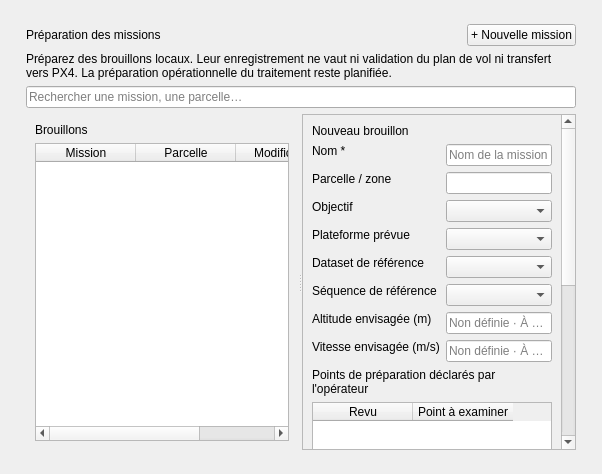
<?xml version="1.0" encoding="UTF-8"?>
<ui version="4.0">
 <class>MissionsPage</class>
 <widget class="QWidget" name="MissionsPage">
  <layout class="QVBoxLayout" name="pageLayout" stretch="1">
   <property name="spacing"><number>16</number></property>
   <property name="leftMargin"><number>26</number></property><property name="topMargin"><number>24</number></property><property name="rightMargin"><number>26</number></property><property name="bottomMargin"><number>24</number></property>
   <item><widget class="QStackedWidget" name="sectionsStack">
    <widget class="QWidget" name="preparationSection">
     <layout class="QVBoxLayout" name="preparationLayout" stretch="0,0,0,1">
      <property name="leftMargin"><number>0</number></property><property name="topMargin"><number>0</number></property><property name="rightMargin"><number>0</number></property><property name="bottomMargin"><number>0</number></property>
      <item><layout class="QHBoxLayout" name="preparationHeader">
       <item><widget class="QLabel" name="preparationHeading"><property name="sizePolicy"><sizepolicy hsizetype="Preferred" vsizetype="Maximum"><horstretch>0</horstretch><verstretch>0</verstretch></sizepolicy></property><property name="text"><string>Préparation des missions</string></property><property name="role" stdset="0"><string>pageTitle</string></property><property name="wordWrap"><bool>true</bool></property></widget></item>
       <item><spacer name="preparationSpacer"><property name="orientation"><enum>Qt::Horizontal</enum></property><property name="sizeHint"><size><width>40</width><height>20</height></size></property></spacer></item>
       <item><widget class="QPushButton" name="newMissionButton"><property name="text"><string>+ Nouvelle mission</string></property><property name="role" stdset="0"><string>primary</string></property></widget></item>
      </layout></item>
      <item><widget class="QLabel" name="draftNotice"><property name="sizePolicy"><sizepolicy hsizetype="Preferred" vsizetype="Maximum"><horstretch>0</horstretch><verstretch>0</verstretch></sizepolicy></property><property name="text"><string>Préparez des brouillons locaux. Leur enregistrement ne vaut ni validation du plan de vol ni transfert vers PX4. La préparation opérationnelle du traitement reste planifiée.</string></property><property name="wordWrap"><bool>true</bool></property></widget></item>
      <item><widget class="QLineEdit" name="missionSearchEdit"><property name="placeholderText"><string>Rechercher une mission, une parcelle…</string></property><property name="clearButtonEnabled"><bool>true</bool></property></widget></item>
      <item><widget class="QSplitter" name="missionSplitter"><property name="orientation"><enum>Qt::Horizontal</enum></property>
       <widget class="QFrame" name="missionListPanel"><property name="panel" stdset="0"><bool>true</bool></property><layout class="QVBoxLayout" name="missionListLayout" stretch="0,1">
        <item><widget class="QLabel" name="missionCountLabel"><property name="sizePolicy"><sizepolicy hsizetype="Preferred" vsizetype="Maximum"><horstretch>0</horstretch><verstretch>0</verstretch></sizepolicy></property><property name="text"><string>Brouillons</string></property><property name="wordWrap"><bool>true</bool></property></widget></item>
        <item><widget class="QTableWidget" name="missionsTable"><property name="editTriggers"><set>QAbstractItemView::NoEditTriggers</set></property><property name="selectionMode"><enum>QAbstractItemView::SingleSelection</enum></property><property name="selectionBehavior"><enum>QAbstractItemView::SelectRows</enum></property>
         <column><property name="text"><string>Mission</string></property></column><column><property name="text"><string>Parcelle</string></property></column><column><property name="text"><string>Modification</string></property></column>
        </widget></item>
       </layout></widget>
       <widget class="QScrollArea" name="missionEditorScroll"><property name="widgetResizable"><bool>true</bool></property>
        <widget class="QWidget" name="missionEditorPanel"><property name="panel" stdset="0"><bool>true</bool></property><layout class="QVBoxLayout" name="missionEditorLayout" stretch="0,0,0,1,0,0,0">
         <item><widget class="QLabel" name="missionEditorTitle"><property name="sizePolicy"><sizepolicy hsizetype="Preferred" vsizetype="Maximum"><horstretch>0</horstretch><verstretch>0</verstretch></sizepolicy></property><property name="text"><string>Nouveau brouillon</string></property><property name="role" stdset="0"><string>sectionTitle</string></property><property name="wordWrap"><bool>true</bool></property></widget></item>
         <item><layout class="QFormLayout" name="missionForm">
          <item row="0" column="0"><widget class="QLabel" name="missionNameLabel"><property name="sizePolicy"><sizepolicy hsizetype="Preferred" vsizetype="Maximum"><horstretch>0</horstretch><verstretch>0</verstretch></sizepolicy></property><property name="text"><string>Nom *</string></property><property name="wordWrap"><bool>true</bool></property></widget></item><item row="0" column="1"><widget class="QLineEdit" name="missionNameEdit"><property name="placeholderText"><string>Nom de la mission</string></property></widget></item>
          <item row="1" column="0"><widget class="QLabel" name="missionParcelLabel"><property name="sizePolicy"><sizepolicy hsizetype="Preferred" vsizetype="Maximum"><horstretch>0</horstretch><verstretch>0</verstretch></sizepolicy></property><property name="text"><string>Parcelle / zone</string></property><property name="wordWrap"><bool>true</bool></property></widget></item><item row="1" column="1"><widget class="QLineEdit" name="missionParcelEdit"/></item>
          <item row="2" column="0"><widget class="QLabel" name="missionOperationLabel"><property name="sizePolicy"><sizepolicy hsizetype="Preferred" vsizetype="Maximum"><horstretch>0</horstretch><verstretch>0</verstretch></sizepolicy></property><property name="text"><string>Objectif</string></property><property name="wordWrap"><bool>true</bool></property></widget></item><item row="2" column="1"><widget class="QComboBox" name="missionOperationCombo"/></item>
          <item row="3" column="0"><widget class="QLabel" name="missionDroneLabel"><property name="sizePolicy"><sizepolicy hsizetype="Preferred" vsizetype="Maximum"><horstretch>0</horstretch><verstretch>0</verstretch></sizepolicy></property><property name="text"><string>Plateforme prévue</string></property><property name="wordWrap"><bool>true</bool></property></widget></item><item row="3" column="1"><widget class="QComboBox" name="missionDroneCombo"/></item>
          <item row="4" column="0"><widget class="QLabel" name="missionDatasetLabel"><property name="sizePolicy"><sizepolicy hsizetype="Preferred" vsizetype="Maximum"><horstretch>0</horstretch><verstretch>0</verstretch></sizepolicy></property><property name="text"><string>Dataset de référence</string></property><property name="wordWrap"><bool>true</bool></property></widget></item><item row="4" column="1"><widget class="QComboBox" name="missionDatasetCombo"/></item>
          <item row="5" column="0"><widget class="QLabel" name="missionSequenceLabel"><property name="sizePolicy"><sizepolicy hsizetype="Preferred" vsizetype="Maximum"><horstretch>0</horstretch><verstretch>0</verstretch></sizepolicy></property><property name="text"><string>Séquence de référence</string></property><property name="wordWrap"><bool>true</bool></property></widget></item><item row="5" column="1"><widget class="QComboBox" name="missionSequenceCombo"/></item>
          <item row="6" column="0"><widget class="QLabel" name="missionAltitudeLabel"><property name="sizePolicy"><sizepolicy hsizetype="Preferred" vsizetype="Maximum"><horstretch>0</horstretch><verstretch>0</verstretch></sizepolicy></property><property name="text"><string>Altitude envisagée (m)</string></property><property name="wordWrap"><bool>true</bool></property></widget></item><item row="6" column="1"><widget class="QLineEdit" name="missionAltitudeEdit"><property name="placeholderText"><string>Non définie · À valider</string></property></widget></item>
          <item row="7" column="0"><widget class="QLabel" name="missionSpeedLabel"><property name="sizePolicy"><sizepolicy hsizetype="Preferred" vsizetype="Maximum"><horstretch>0</horstretch><verstretch>0</verstretch></sizepolicy></property><property name="text"><string>Vitesse envisagée (m/s)</string></property><property name="wordWrap"><bool>true</bool></property></widget></item><item row="7" column="1"><widget class="QLineEdit" name="missionSpeedEdit"><property name="placeholderText"><string>Non définie · À valider</string></property></widget></item>
         </layout></item>
         <item><widget class="QLabel" name="missionChecklistLabel"><property name="sizePolicy"><sizepolicy hsizetype="Preferred" vsizetype="Maximum"><horstretch>0</horstretch><verstretch>0</verstretch></sizepolicy></property><property name="text"><string>Points de préparation déclarés par l'opérateur</string></property><property name="wordWrap"><bool>true</bool></property></widget></item>
         <item><widget class="QTableWidget" name="missionChecklistTable"><property name="minimumSize"><size><width>0</width><height>135</height></size></property><column><property name="text"><string>Revu</string></property></column><column><property name="text"><string>Point à examiner</string></property></column></widget></item>
         <item><widget class="QPlainTextEdit" name="missionNotesEdit"><property name="placeholderText"><string>Notes, contraintes, observations et réserves…</string></property><property name="maximumSize"><size><width>16777215</width><height>110</height></size></property></widget></item>
         <item><layout class="QHBoxLayout" name="missionActions"><item><widget class="QPushButton" name="saveMissionButton"><property name="text"><string>Enregistrer le brouillon</string></property><property name="role" stdset="0"><string>primary</string></property></widget></item><item><widget class="QPushButton" name="missionBenchButton"><property name="text"><string>Préparer un banc</string></property><property name="toolTip"><string>Ouvre la configuration d'un essai hors vol avec le dataset de référence.</string></property></widget></item></layout></item>
         <item><widget class="QLabel" name="missionStatusLabel"><property name="sizePolicy"><sizepolicy hsizetype="Preferred" vsizetype="Maximum"><horstretch>0</horstretch><verstretch>0</verstretch></sizepolicy></property><property name="text"><string>Aucun brouillon enregistré.</string></property><property name="wordWrap"><bool>true</bool></property></widget></item>
        </layout></widget>
       </widget>
      </widget></item>
     </layout>
    </widget>
    <widget class="QWidget" name="supervisionSection"><layout class="QVBoxLayout" name="supervisionLayout" stretch="0,0,1,0,0">
     <property name="leftMargin"><number>0</number></property><property name="topMargin"><number>0</number></property><property name="rightMargin"><number>0</number></property><property name="bottomMargin"><number>0</number></property>
     <item><widget class="QLabel" name="supervisionHeading"><property name="sizePolicy"><sizepolicy hsizetype="Preferred" vsizetype="Maximum"><horstretch>0</horstretch><verstretch>0</verstretch></sizepolicy></property><property name="text"><string>Supervision</string></property><property name="role" stdset="0"><string>pageTitle</string></property><property name="wordWrap"><bool>true</bool></property></widget></item>
     <item><widget class="QLabel" name="supervisionDescription"><property name="sizePolicy"><sizepolicy hsizetype="Preferred" vsizetype="Maximum"><horstretch>0</horstretch><verstretch>0</verstretch></sizepolicy></property><property name="text"><string>Observation du pont de télémétrie configuré. Les données peuvent provenir d'un banc ou d'un rejeu ; elles ne prouvent pas la connexion à un drone réel.</string></property><property name="wordWrap"><bool>true</bool></property></widget></item>
     <item><widget class="QFrame" name="telemetryPanel"><property name="panel" stdset="0"><bool>true</bool></property><layout class="QVBoxLayout" name="telemetryLayout" stretch="0,0,1"><item><widget class="QLabel" name="telemetryStateLabel"><property name="sizePolicy"><sizepolicy hsizetype="Preferred" vsizetype="Maximum"><horstretch>0</horstretch><verstretch>0</verstretch></sizepolicy></property><property name="text"><string>Télémétrie non observée</string></property><property name="wordWrap"><bool>true</bool></property></widget></item><item><widget class="QLabel" name="telemetryCountsLabel"><property name="sizePolicy"><sizepolicy hsizetype="Preferred" vsizetype="Maximum"><horstretch>0</horstretch><verstretch>0</verstretch></sizepolicy></property><property name="text"><string>Aucune donnée reçue.</string></property><property name="wordWrap"><bool>true</bool></property></widget></item><item><widget class="QTableWidget" name="telemetryTable"><property name="editTriggers"><set>QAbstractItemView::NoEditTriggers</set></property><column><property name="text"><string>Champ PX4 / pont</string></property></column><column><property name="text"><string>Valeur observée</string></property></column></widget></item></layout></widget></item>
     <item><widget class="QLabel" name="flightControlNotice"><property name="sizePolicy"><sizepolicy hsizetype="Preferred" vsizetype="Maximum"><horstretch>0</horstretch><verstretch>0</verstretch></sizepolicy></property><property name="text"><string>Le transfert de mission, l'armement et les consignes de vol nécessitent des contrats, des validations et une liaison opérationnelle dédiés. Ces commandes sont planifiées.</string></property><property name="wordWrap"><bool>true</bool></property></widget></item>
     <item><widget class="QPushButton" name="transferMissionButton"><property name="text"><string>Transférer une mission · Planifié</string></property><property name="enabled"><bool>false</bool></property></widget></item>
    </layout></widget>
    <widget class="QWidget" name="journalSection"><layout class="QVBoxLayout" name="journalLayout" stretch="0,0,0,1,0">
     <property name="leftMargin"><number>0</number></property><property name="topMargin"><number>0</number></property><property name="rightMargin"><number>0</number></property><property name="bottomMargin"><number>0</number></property>
     <item><layout class="QHBoxLayout" name="journalHeader"><item><widget class="QLabel" name="journalHeading"><property name="sizePolicy"><sizepolicy hsizetype="Preferred" vsizetype="Maximum"><horstretch>0</horstretch><verstretch>0</verstretch></sizepolicy></property><property name="text"><string>Journal</string></property><property name="role" stdset="0"><string>pageTitle</string></property><property name="wordWrap"><bool>true</bool></property></widget></item><item><widget class="QPushButton" name="refreshJournalButton"><property name="text"><string>Actualiser</string></property></widget></item></layout></item>
     <item><widget class="QLabel" name="journalDescription"><property name="sizePolicy"><sizepolicy hsizetype="Preferred" vsizetype="Maximum"><horstretch>0</horstretch><verstretch>0</verstretch></sizepolicy></property><property name="text"><string>Événements archivés des essais disponibles. Le rattachement à des missions opérationnelles reste planifié.</string></property><property name="wordWrap"><bool>true</bool></property></widget></item>
     <item><widget class="QLineEdit" name="journalSearchEdit"><property name="placeholderText"><string>Rechercher un résultat, un état ou un événement…</string></property><property name="clearButtonEnabled"><bool>true</bool></property></widget></item>
     <item><widget class="QTableWidget" name="journalTable"><property name="editTriggers"><set>QAbstractItemView::NoEditTriggers</set></property><property name="selectionBehavior"><enum>QAbstractItemView::SelectRows</enum></property><column><property name="text"><string>Date / temps</string></property></column><column><property name="text"><string>Essai</string></property></column><column><property name="text"><string>État</string></property></column><column><property name="text"><string>Événement</string></property></column></widget></item>
     <item><widget class="QLabel" name="journalStatusLabel"><property name="sizePolicy"><sizepolicy hsizetype="Preferred" vsizetype="Maximum"><horstretch>0</horstretch><verstretch>0</verstretch></sizepolicy></property><property name="text"><string>Aucun événement.</string></property><property name="wordWrap"><bool>true</bool></property></widget></item>
    </layout></widget>
   </widget></item>
  </layout>
 </widget>
 <resources/>
 <connections/>
</ui>
